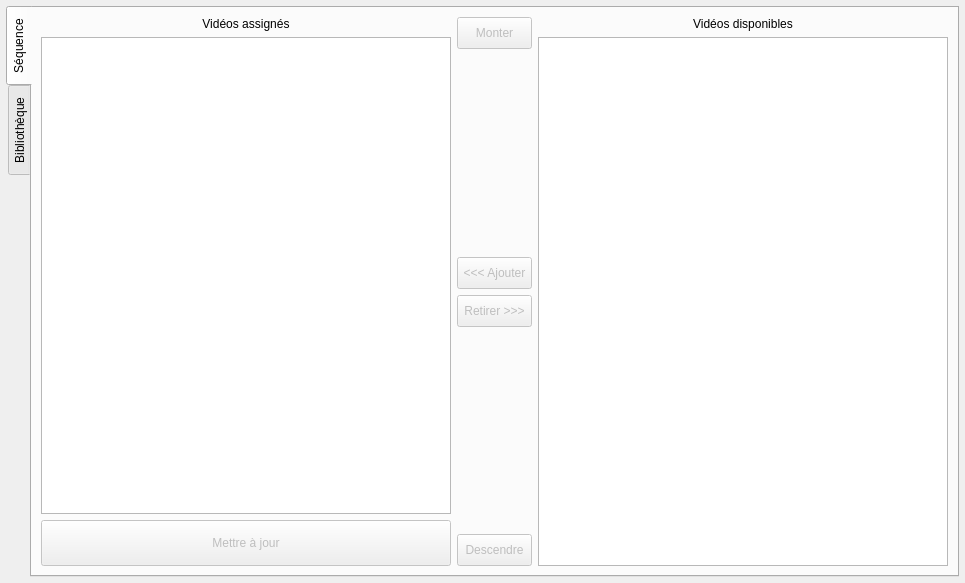
<?xml version="1.0" encoding="UTF-8"?>
<ui version="4.0">
 <class>DanceConfigWidget</class>
 <widget class="QWidget" name="DanceConfigWidget">
  <property name="geometry">
   <rect>
    <x>0</x>
    <y>0</y>
    <width>965</width>
    <height>583</height>
   </rect>
  </property>
  <property name="windowTitle">
   <string>DanceWidgetConfig</string>
  </property>
  <layout class="QVBoxLayout" name="verticalLayout">
   <property name="leftMargin">
    <number>6</number>
   </property>
   <property name="topMargin">
    <number>6</number>
   </property>
   <property name="rightMargin">
    <number>6</number>
   </property>
   <property name="bottomMargin">
    <number>6</number>
   </property>
   <item>
    <widget class="QTabWidget" name="tabMain">
     <property name="tabPosition">
      <enum>QTabWidget::West</enum>
     </property>
     <property name="currentIndex">
      <number>0</number>
     </property>
     <widget class="QWidget" name="tabPlaylist">
      <attribute name="icon">
       <iconset resource="../../../resources/TeraClient.qrc">
        <normaloff>:/icons/details.png</normaloff>:/icons/details.png</iconset>
      </attribute>
      <attribute name="title">
       <string>Séquence</string>
      </attribute>
      <layout class="QHBoxLayout" name="horizontalLayout">
       <item>
        <layout class="QVBoxLayout" name="verticalLayout_9">
         <item>
          <widget class="QLabel" name="lblPlaylist">
           <property name="text">
            <string>Vidéos assignés</string>
           </property>
           <property name="alignment">
            <set>Qt::AlignCenter</set>
           </property>
          </widget>
         </item>
         <item>
          <widget class="QTableWidget" name="lstPlaylist">
           <property name="enabled">
            <bool>true</bool>
           </property>
           <property name="sizePolicy">
            <sizepolicy hsizetype="Expanding" vsizetype="Expanding">
             <horstretch>0</horstretch>
             <verstretch>0</verstretch>
            </sizepolicy>
           </property>
           <property name="editTriggers">
            <set>QAbstractItemView::NoEditTriggers</set>
           </property>
           <property name="selectionMode">
            <enum>QAbstractItemView::SingleSelection</enum>
           </property>
           <property name="iconSize">
            <size>
             <width>24</width>
             <height>24</height>
            </size>
           </property>
           <attribute name="horizontalHeaderVisible">
            <bool>false</bool>
           </attribute>
           <attribute name="horizontalHeaderHighlightSections">
            <bool>true</bool>
           </attribute>
           <attribute name="horizontalHeaderStretchLastSection">
            <bool>true</bool>
           </attribute>
           <attribute name="verticalHeaderVisible">
            <bool>true</bool>
           </attribute>
           <column>
            <property name="text">
             <string>Vidéo</string>
            </property>
           </column>
          </widget>
         </item>
         <item>
          <widget class="QPushButton" name="btnSave">
           <property name="enabled">
            <bool>false</bool>
           </property>
           <property name="minimumSize">
            <size>
             <width>0</width>
             <height>46</height>
            </size>
           </property>
           <property name="cursor">
            <cursorShape>PointingHandCursor</cursorShape>
           </property>
           <property name="text">
            <string>Mettre à jour</string>
           </property>
           <property name="icon">
            <iconset resource="../../../resources/TeraClient.qrc">
             <normaloff>:/icons/save.png</normaloff>:/icons/save.png</iconset>
           </property>
           <property name="iconSize">
            <size>
             <width>24</width>
             <height>24</height>
            </size>
           </property>
          </widget>
         </item>
        </layout>
       </item>
       <item>
        <layout class="QVBoxLayout" name="verticalLayout_2">
         <item>
          <widget class="QPushButton" name="btnMoveUp">
           <property name="enabled">
            <bool>false</bool>
           </property>
           <property name="minimumSize">
            <size>
             <width>75</width>
             <height>32</height>
            </size>
           </property>
           <property name="maximumSize">
            <size>
             <width>75</width>
             <height>16777215</height>
            </size>
           </property>
           <property name="cursor">
            <cursorShape>PointingHandCursor</cursorShape>
           </property>
           <property name="text">
            <string>Monter</string>
           </property>
           <property name="icon">
            <iconset resource="../../../resources/TeraClient.qrc">
             <normaloff>:/controls/branch_up.png</normaloff>:/controls/branch_up.png</iconset>
           </property>
          </widget>
         </item>
         <item>
          <spacer name="verticalSpacer">
           <property name="orientation">
            <enum>Qt::Vertical</enum>
           </property>
           <property name="sizeHint" stdset="0">
            <size>
             <width>20</width>
             <height>40</height>
            </size>
           </property>
          </spacer>
         </item>
         <item>
          <widget class="QPushButton" name="btnAddVideo">
           <property name="enabled">
            <bool>false</bool>
           </property>
           <property name="sizePolicy">
            <sizepolicy hsizetype="Maximum" vsizetype="Fixed">
             <horstretch>0</horstretch>
             <verstretch>0</verstretch>
            </sizepolicy>
           </property>
           <property name="minimumSize">
            <size>
             <width>75</width>
             <height>32</height>
            </size>
           </property>
           <property name="maximumSize">
            <size>
             <width>75</width>
             <height>16777215</height>
            </size>
           </property>
           <property name="cursor">
            <cursorShape>PointingHandCursor</cursorShape>
           </property>
           <property name="text">
            <string>&lt;&lt;&lt; Ajouter</string>
           </property>
          </widget>
         </item>
         <item>
          <widget class="QPushButton" name="btnDelVideo">
           <property name="enabled">
            <bool>false</bool>
           </property>
           <property name="sizePolicy">
            <sizepolicy hsizetype="Maximum" vsizetype="Fixed">
             <horstretch>0</horstretch>
             <verstretch>0</verstretch>
            </sizepolicy>
           </property>
           <property name="minimumSize">
            <size>
             <width>75</width>
             <height>32</height>
            </size>
           </property>
           <property name="maximumSize">
            <size>
             <width>75</width>
             <height>16777215</height>
            </size>
           </property>
           <property name="cursor">
            <cursorShape>PointingHandCursor</cursorShape>
           </property>
           <property name="text">
            <string>Retirer &gt;&gt;&gt;</string>
           </property>
          </widget>
         </item>
         <item>
          <spacer name="verticalSpacer_2">
           <property name="orientation">
            <enum>Qt::Vertical</enum>
           </property>
           <property name="sizeHint" stdset="0">
            <size>
             <width>20</width>
             <height>40</height>
            </size>
           </property>
          </spacer>
         </item>
         <item>
          <widget class="QPushButton" name="btnMoveDown">
           <property name="enabled">
            <bool>false</bool>
           </property>
           <property name="minimumSize">
            <size>
             <width>75</width>
             <height>32</height>
            </size>
           </property>
           <property name="maximumSize">
            <size>
             <width>75</width>
             <height>16777215</height>
            </size>
           </property>
           <property name="cursor">
            <cursorShape>PointingHandCursor</cursorShape>
           </property>
           <property name="text">
            <string>Descendre</string>
           </property>
           <property name="icon">
            <iconset resource="../../../resources/TeraClient.qrc">
             <normaloff>:/controls/branch_opened.png</normaloff>:/controls/branch_opened.png</iconset>
           </property>
          </widget>
         </item>
        </layout>
       </item>
       <item>
        <layout class="QVBoxLayout" name="verticalLayout_3">
         <item>
          <widget class="QLabel" name="lblAvailVideos">
           <property name="text">
            <string>Vidéos disponibles</string>
           </property>
           <property name="alignment">
            <set>Qt::AlignCenter</set>
           </property>
          </widget>
         </item>
         <item>
          <widget class="QListWidget" name="lstAvailVideos">
           <property name="sizePolicy">
            <sizepolicy hsizetype="Expanding" vsizetype="Expanding">
             <horstretch>0</horstretch>
             <verstretch>0</verstretch>
            </sizepolicy>
           </property>
           <property name="editTriggers">
            <set>QAbstractItemView::NoEditTriggers</set>
           </property>
           <property name="iconSize">
            <size>
             <width>24</width>
             <height>24</height>
            </size>
           </property>
          </widget>
         </item>
        </layout>
       </item>
      </layout>
     </widget>
     <widget class="QWidget" name="tabVideos">
      <attribute name="icon">
       <iconset resource="../../../resources/TeraClient.qrc">
        <normaloff>:/icons/data_video.png</normaloff>:/icons/data_video.png</iconset>
      </attribute>
      <attribute name="title">
       <string>Bibliothèque</string>
      </attribute>
      <layout class="QVBoxLayout" name="verticalLayout_4">
       <item>
        <widget class="QListWidget" name="lstVideos">
         <property name="editTriggers">
          <set>QAbstractItemView::NoEditTriggers</set>
         </property>
         <property name="showDropIndicator" stdset="0">
          <bool>false</bool>
         </property>
         <property name="selectionMode">
          <enum>QAbstractItemView::ExtendedSelection</enum>
         </property>
         <property name="selectionBehavior">
          <enum>QAbstractItemView::SelectRows</enum>
         </property>
         <property name="iconSize">
          <size>
           <width>24</width>
           <height>24</height>
          </size>
         </property>
         <property name="flow">
          <enum>QListView::TopToBottom</enum>
         </property>
         <property name="spacing">
          <number>3</number>
         </property>
        </widget>
       </item>
       <item>
        <layout class="QHBoxLayout" name="horizontalLayout_2">
         <item>
          <widget class="QPushButton" name="btnUpload">
           <property name="minimumSize">
            <size>
             <width>0</width>
             <height>32</height>
            </size>
           </property>
           <property name="cursor">
            <cursorShape>PointingHandCursor</cursorShape>
           </property>
           <property name="text">
            <string>Ajouter</string>
           </property>
           <property name="icon">
            <iconset resource="../../../resources/TeraClient.qrc">
             <normaloff>:/icons/new.png</normaloff>:/icons/new.png</iconset>
           </property>
           <property name="iconSize">
            <size>
             <width>20</width>
             <height>20</height>
            </size>
           </property>
          </widget>
         </item>
         <item>
          <widget class="QPushButton" name="btnRename">
           <property name="enabled">
            <bool>false</bool>
           </property>
           <property name="minimumSize">
            <size>
             <width>0</width>
             <height>32</height>
            </size>
           </property>
           <property name="cursor">
            <cursorShape>PointingHandCursor</cursorShape>
           </property>
           <property name="text">
            <string>Renommer</string>
           </property>
           <property name="icon">
            <iconset resource="../../../resources/TeraClient.qrc">
             <normaloff>:/icons/edit.png</normaloff>:/icons/edit.png</iconset>
           </property>
           <property name="iconSize">
            <size>
             <width>20</width>
             <height>20</height>
            </size>
           </property>
          </widget>
         </item>
         <item>
          <widget class="QPushButton" name="btnDelete">
           <property name="enabled">
            <bool>false</bool>
           </property>
           <property name="minimumSize">
            <size>
             <width>0</width>
             <height>32</height>
            </size>
           </property>
           <property name="cursor">
            <cursorShape>PointingHandCursor</cursorShape>
           </property>
           <property name="text">
            <string>Supprimer</string>
           </property>
           <property name="icon">
            <iconset resource="../../../resources/TeraClient.qrc">
             <normaloff>:/icons/delete_old.png</normaloff>:/icons/delete_old.png</iconset>
           </property>
           <property name="iconSize">
            <size>
             <width>20</width>
             <height>20</height>
            </size>
           </property>
          </widget>
         </item>
        </layout>
       </item>
      </layout>
     </widget>
    </widget>
   </item>
  </layout>
 </widget>
 <resources>
  <include location="../../../resources/TeraClient.qrc"/>
 </resources>
 <connections/>
</ui>
